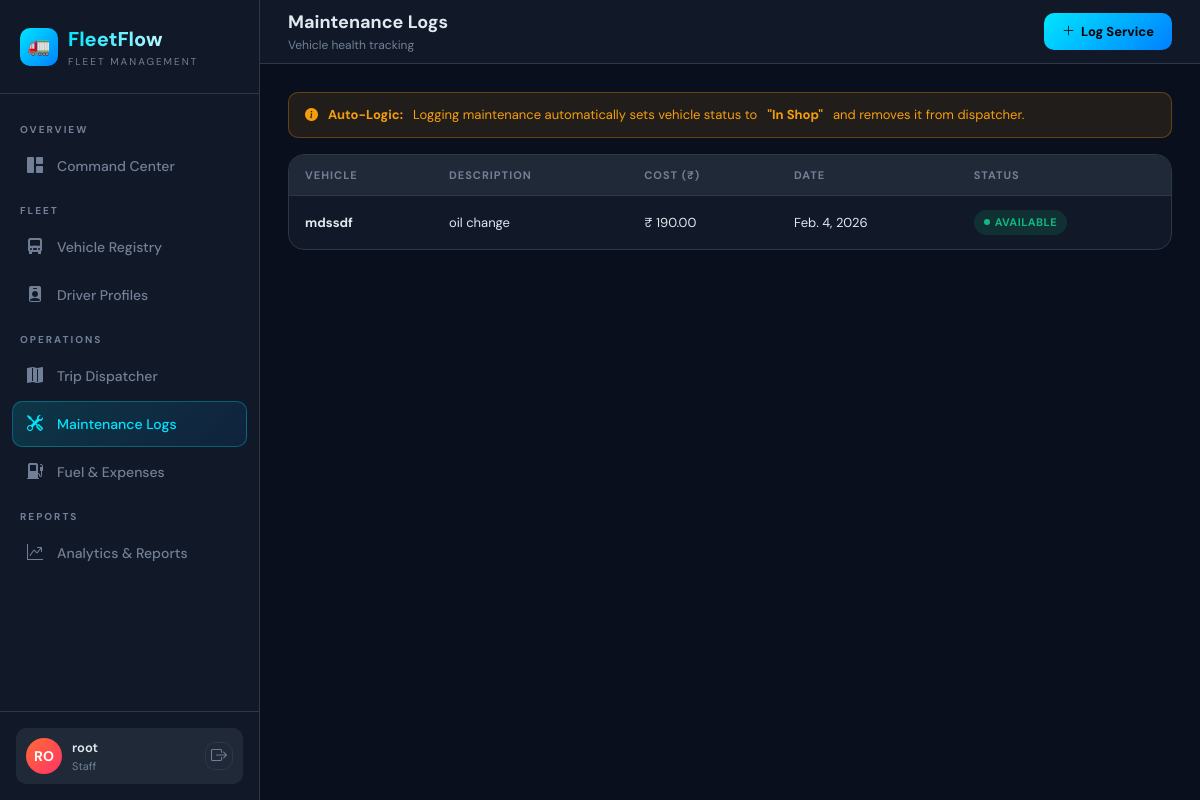
The app's page /maintenance/ (signed in) with its own data.
### maintenance/models.py (models this page shows, shortened)
class MaintenanceLog(models.Model):
    vehicle = models.ForeignKey(Vehicle, on_delete=models.CASCADE)
    description = models.TextField()
    cost = models.DecimalField(max_digits=10, decimal_places=2)
    date = models.DateField()
    created_at = models.DateTimeField(auto_now_add=True)

### vehicles/models.py (models this page shows, shortened)
class Vehicle(models.Model):
    VEHICLE_TYPE = [
        ('truck', 'Truck'),
        ('van', 'Van'),
        ('bike', 'Bike'),
    ]
    STATUS = [
        ('available', 'Available'),
        ('on_trip', 'On Trip'),
        ('in_shop', 'In Shop'),
        ('retired', 'Retired'),
    ]
    name = models.CharField(max_length=100)
    license_plate = models.CharField(max_length=20, unique=True)
    vehicle_type = models.CharField(max_length=10, choices=VEHICLE_TYPE)
    max_capacity_kg = models.FloatField()
    odometer = models.FloatField(default=0)
    status = models.CharField(max_length=20, choices=STATUS, default='available')
    region = models.CharField(max_length=100, blank=True)
    created_at = models.DateTimeField(auto_now_add=True)
    def status_badge(self):
        badges = {
            'available': 'success',
            'on_trip': 'primary',
            'in_shop': 'warning',
            'retired': 'secondary',
        }
        return badges.get(self.status, 'secondary')

### maintenance/views.py (the view)
# urls.py: path('', views.maintenance_list, name='maintenance_list'),
@login_required
def maintenance_list(request):
    group = get_group(request.user)
    if group not in ['Manager', 'Dispatcher']:
        messages.error(request, 'Access Denied!')
        return redirect_user(group)
    logs = MaintenanceLog.objects.all().order_by('-date')
    return render(request, 'maintenance/maintenance_list.html', {'logs': logs})

### maintenance/views.py (called while the page is built)
def get_group(user):
    if user.is_superuser:
        return 'Manager'
    group = user.groups.first()
    return group.name if group else ''

### templates/maintenance/maintenance_list.html (shortened to what this page needs)
{% extends 'base.html' %}
{% block topbar %}
<div class="topbar">
  <div>
    <div class="page-title">Maintenance Logs</div>
    <div class="page-subtitle">Vehicle health tracking</div>
  </div>
  <div class="topbar-actions">
    <a href="{% url 'maintenance_add' %}" class="btn-primary-ff">
      <i class="bi bi-plus-lg"></i> Log Service
    </a>
  </div>
</div>
{% endblock %}
{% block content %}
<div class="alert-box alert-warning">
  <i class="bi bi-info-circle-fill"></i>
  <b>Auto-Logic:</b> Logging maintenance automatically sets vehicle status to <b>"In Shop"</b> and removes it from dispatcher.
</div>
<div class="card-box">
  <div class="table-wrap">
    <table>
      <thead>
        <tr><th>Vehicle</th><th>Description</th><th>Cost (₹)</th><th>Date</th><th>Status</th></tr>
      </thead>
      <tbody>
        {% for log in logs %}
        <tr>
          <td><b>{{ log.vehicle.name }}</b></td>
          <td>{{ log.description }}</td>
          <td>₹ {{ log.cost }}</td>
          <td>{{ log.date }}</td>
          <td>
            <span class="pill pill-{{ log.vehicle.status_badge }}">
              <span class="pill-dot"></span>{{ log.vehicle.get_status_display }}
            </span>
          </td>
        </tr>
        {% empty %}
        <tr><td colspan="5" style="text-align:center;padding:30px;color:var(--text-muted)">No maintenance logs</td></tr>
        {% endfor %}
      </tbody>
    </table>
  </div>
</div>
{% endblock %}

### templates/base.html (shortened to what this page needs)
{% load static %}
<!DOCTYPE html>
<html lang="en">
<head>
<link href="https://cdnjs.cloudflare.com/ajax/libs/bootstrap/5.3.2/css/bootstrap.min.css" rel="stylesheet">
<link href="https://cdnjs.cloudflare.com/ajax/libs/bootstrap-icons/1.11.3/font/bootstrap-icons.min.css" rel="stylesheet">
<link rel="stylesheet" href="{% static 'css/main.css' %}">
</head>
<body>
<div style="display:flex">
  <div class="sidebar">
    <div class="sidebar-brand">
      <div class="brand-logo">
        <div class="brand-icon">🚛</div>
        <div>
          <div class="brand-name">FleetFlow</div>
          <div class="brand-tag">Fleet Management</div>
        </div>
      </div>
    </div>
    <nav class="sidebar-nav">
      {% if request.user.is_superuser or request.user.groups.first.name == 'Manager' %}
      <div class="nav-section">Overview</div>
      <a class="nav-item {% if request.resolver_match.url_name == 'dashboard' %}active{% endif %}" href="{% url 'dashboard' %}">
        <i class="bi bi-grid-1x2-fill"></i> Command Center
      </a>
      {% endif %}
      {% if request.user.is_superuser or request.user.groups.first.name == 'Manager' or request.user.groups.first.name == 'Dispatcher' or request.user.groups.first.name == 'Safety Officer' %}
      <div class="nav-section">Fleet</div>
      {% endif %}
      {% if request.user.is_superuser or request.user.groups.first.name == 'Manager' or request.user.groups.first.name == 'Dispatcher' %}
      <a class="nav-item {% if 'vehicle' in request.path %}active{% endif %}" href="{% url 'vehicle_list' %}">
        <i class="bi bi-truck-front-fill"></i> Vehicle Registry
      </a>
      {% endif %}
      {% if request.user.is_superuser or request.user.groups.first.name == 'Manager' or request.user.groups.first.name == 'Safety Officer' %}
      <a class="nav-item {% if 'driver' in request.path %}active{% endif %}" href="{% url 'driver_list' %}">
        <i class="bi bi-person-badge-fill"></i> Driver Profiles
      </a>
      {% endif %}
      {% if request.user.is_superuser or request.user.groups.first.name == 'Manager' or request.user.groups.first.name == 'Dispatcher' %}
      <div class="nav-section">Operations</div>
      <a class="nav-item {% if 'trip' in request.path %}active{% endif %}" href="{% url 'trip_list' %}">
        <i class="bi bi-map-fill"></i> Trip Dispatcher
      </a>
      <a class="nav-item {% if 'maintenance' in request.path %}active{% endif %}" href="{% url 'maintenance_list' %}">
        <i class="bi bi-tools"></i> Maintenance Logs
      </a>
      <a class="nav-item {% if 'expense' in request.path or 'fuel' in request.path %}active{% endif %}" href="{% url 'expense_list' %}">
        <i class="bi bi-fuel-pump-fill"></i> Fuel & Expenses
      </a>
      {% endif %}
      {% if request.user.is_superuser or request.user.groups.first.name == 'Manager' or request.user.groups.first.name == 'Analyst' %}
      <div class="nav-section">Reports</div>
      <a class="nav-item {% if 'analytics' in request.path %}active{% endif %}" href="{% url 'analytics' %}">
        <i class="bi bi-graph-up-arrow"></i> Analytics & Reports
      </a>
      {% endif %}
    </nav>
    <div class="sidebar-footer">
      <div class="user-card">
        <div class="user-avatar">{{ request.user.username|slice:":2"|upper }}</div>
        <div>
          <div class="user-name">{{ request.user.get_full_name|default:request.user.username }}</div>
          <div class="user-role">{{ request.user.groups.first|default:"Staff" }}</div>
        </div>
        <a href="{% url 'logout' %}" class="btn-icon" style="margin-left:auto;width:28px;height:28px">
          <i class="bi bi-box-arrow-right"></i>
        </a>
      </div>
    </div>
  </div>
  <div class="main-content">
    {% block topbar %}{% endblock %}
    <div class="content-area">
      {% block content %}{% endblock %}
    </div>
  </div>
</div>
</body>
</html>

### records on screen
MaintenanceLog: vehicle.name "mdssdf", description "oil change", cost "190.00", date "Feb. 4, 2026", vehicle.status "AVAILABLE"

### other values on screen
{{ request.user.username|slice:":2"|upper }} "RO"
{{ request.user.get_full_name|default:request.user.username }} "root"
{{ request.user.groups.first|default:"Staff" }} "Staff"
